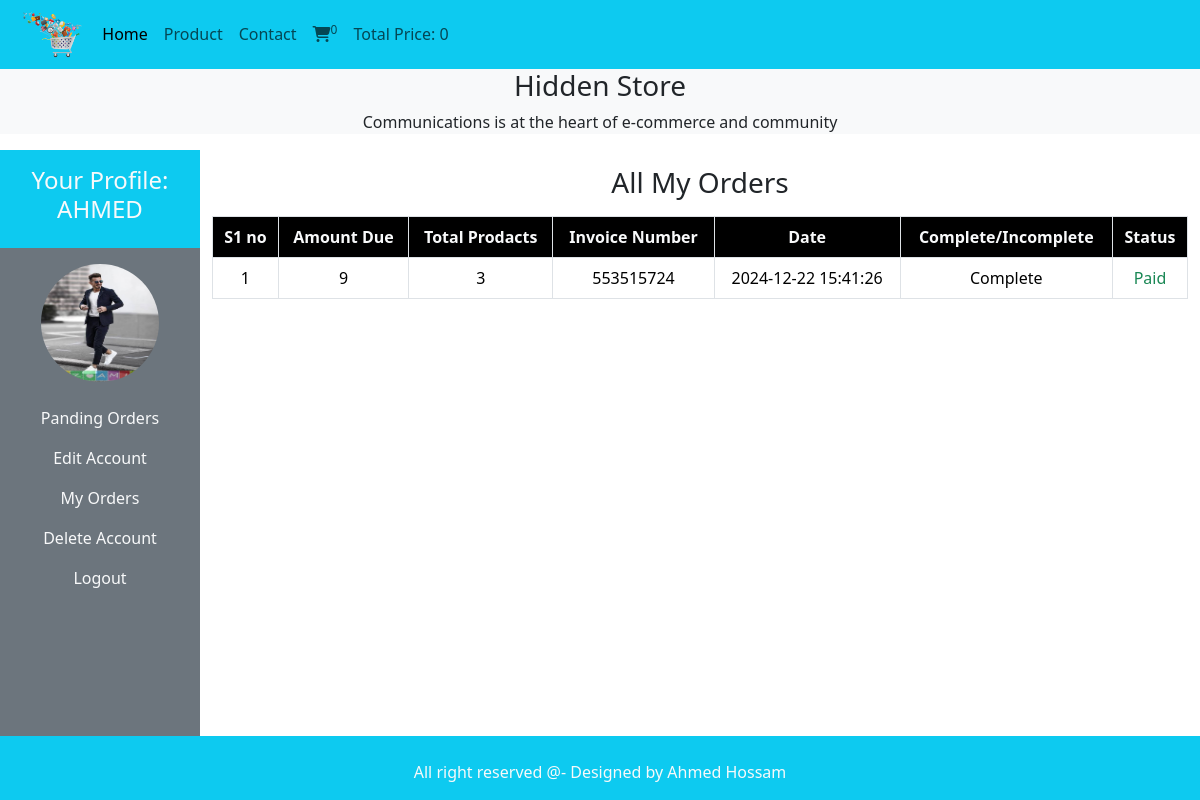
The page /users_area/profile.php?my_order (signed in) on the database its author committed.
### tables this page shows
CREATE TABLE `user_table` (
  `user_id` int(11) NOT NULL,
  `user_name` varchar(100) NOT NULL,
  `user_email` varchar(100) NOT NULL,
  `user_password` varchar(255) NOT NULL,
  `user_image` varchar(255) NOT NULL,
  `user_ip` varchar(100) NOT NULL,
  `user_address` varchar(255) NOT NULL,
  `user_mobile` varchar(20) NOT NULL
);

CREATE TABLE `user_orders` (
  `order_id` int(11) NOT NULL,
  `user_id` int(11) NOT NULL,
  `amount_due` int(255) NOT NULL,
  `invoice_number` int(255) NOT NULL,
  `total_products` int(255) NOT NULL,
  `order_date` timestamp NOT NULL DEFAULT current_timestamp() ON UPDATE current_timestamp(),
  `order_status` varchar(255) NOT NULL
);

### users_area/profile.php (the view, shortened to what this page needs)
<?php
    include('../function/commen_function.php');
?>
<!DOCTYPE html>
<html lang="en">
<head>
    <link href="https://cdn.jsdelivr.net/npm/bootstrap@5.3.3/dist/css/bootstrap.min.css" rel="stylesheet"
>
    <link rel="stylesheet" href="https://cdnjs.cloudflare.com/ajax/libs/font-awesome/6.7.1/css/all.min.css"
 />
    <link rel="stylesheet" href="../css/style.css">
</head>
<body>
        <div class="container-fluid p-0">
        <nav class="navbar navbar-expand-lg navbar-light bg-info">
            <div class="container-fluid">
                <img src="../images/logo1.png" alt="" class="logo">
                <div class="collapse navbar-collapse" id="navbarSupportedContent">
                    <ul class="navbar-nav me-auto mb-2 mb-lg-0">
                        <li class="nav-item">    <a class="nav-link active" aria-current="page" href="../index.php">Home</a>    </li>
                        <li class="nav-item">    <a class="nav-link" href="../displayAll.php">Product</a>    </li>
                        <li class="nav-item">    <a class="nav-link" href="#">Contact</a>    </li>
                        <li class="nav-item">    <a class="nav-link" href="../cart.php"><i class="fa-solid fa-cart-shopping"></i><sup><?php cart_items(); ?></sup></a>    </li>
                        <li class="nav-item">    <a class="nav-link" href="#">Total Price: <?php price(); ?></a>    </li>
                    </ul>
                </div>
            </div>
        </nav>
        <div class="bg-light">
            <h3 class="text-center">Hidden Store</h3>
            <p class="text-center">Communications is at the heart of e-commerce and community</p>
        </div>
        <div class="row m-0 pb-1">
            <div class="col-md-2 p-0">
                <ul class="navbar-nav me-auto text-center  bg-secondary" style="height:79vh;">
                    <?php
                        if(isset($_SESSION['email'])){
                            $email = $_SESSION['email'];
                            $select_query_login = "SELECT * FROM `user_table` WHERE user_email='$email'";
                            $query_login = mysqli_query($con, $select_query_login);
                            $row = mysqli_fetch_assoc($query_login);
                            echo "
                                <li class='nav-item bg-info p-2'>
                                    <a href='#' class='nav-link active text-light fs-3'><h4>Your Profile: ". strtoupper($row['user_name']) ."</h4></a>
                                </li>
                                <li class='nav-item bg-secondary'>
                                    <img class='p-3 rounded-circle' src='user_img_tmp/". $row['user_image'] ."' style='width: 150px !important; height: 150px !important; object-fit: fill;'/>
                                </li>
                            ";
                        }
                    ?>
                    <li class="nav-item bg-secondary">    <a href="profile.php" class="nav-link active text-light fs-6">Panding Orders</a>    </li>
                    <li class="nav-item bg-secondary">    <a href="profile.php?edit_account" class="nav-link active text-light fs-6">Edit Account</a>    </li>
                    <li class="nav-item bg-secondary">    <a href="profile.php?my_order" class="nav-link active text-light fs-6">My Orders</a>    </li>
                    <li class="nav-item bg-secondary">    <a href="profile.php?delete_account" class="nav-link active text-light fs-6">Delete Account</a>    </li>
                    <li class="nav-item bg-secondary">    <a href="logout.php" class="nav-link active text-light fs-6">Logout</a>    </li>
                </ul>
            </div>
            <div class="col-md-10">
                <?php
                    if(isset($_GET['edit_account'])){
                        include('edit_account.php');
                    }else if(isset($_GET['my_order'])){
                        include('user_orders.php');
                    }elseif (isset($_GET['delete_account'])){
                        include('delete_account.php');
                    }
                ?>
            </div>
        </div>
    </div>
    <div class="bg-info d-flex align-items-cneter justify-content-center footer"> <p class="text-light text-center mt-4">All right reserved @- Designed by Ahmed Hossam</p> </div>
</body>
</html>

### users_area/user_orders.php (shortened to what this page needs)
<!DOCTYPE html>
<html lang="en">
<head>
    <link href="https://cdn.jsdelivr.net/npm/bootstrap@5.3.3/dist/css/bootstrap.min.css" rel="stylesheet"
>
</head>
<body>
    <?php
        $email = $_SESSION['email'];
        $getUserId= "SELECT * FROM `user_table` WHERE user_email = '$email'";
        $result = mysqli_query($con, $getUserId);
        $uuid = mysqli_fetch_assoc($result);
        $id = $uuid['user_id'];
        $getUserOrder = "SELECT * FROM `user_orders` where user_id='$id'";
        $resultOrder = mysqli_query($con, $getUserOrder);
        $found = mysqli_num_rows($resultOrder);
    ?>
    <h3 class="text-center mt-3">All My Orders</h3>
    <table class="table table-bordered mt-3">
        <thead>
            <tr>
                <th class="bg-black text-light text-center">S1 no</th>
                <th class="bg-black text-light text-center">Amount Due</th>
                <th class="bg-black text-light text-center">Total Prodacts</th>
                <th class="bg-black text-light text-center">Invoice Number</th>
                <th class="bg-black text-light text-center">Date</th>
                <th class="bg-black text-light text-center">Complete/Incomplete</th>
                <th class="bg-black text-light text-center">Status</th>
            </tr>
        </thead>
        <tbody>
            <?php
                if($found > 0){
                    $number = 1;
                    while($row_order = mysqli_fetch_assoc($resultOrder)){
                        $order_id= $row_order['order_id'];
                        $amount_due= $row_order['amount_due'];
                        $total_product = $row_order['total_products'];
                        $invoice_number = $row_order['invoice_number'];
                        $order_date = $row_order['order_date'];
                        $order_status = $row_order['order_status'];
                        if($order_status == 'pending'){
                            $order_status='InComplete';
                        }else{
                            $order_status='Complete';
                        }
                        echo"
                            <tr class='text-center'>
                                <td>$number</td>
                                <td>$amount_due</td>
                                <td>$total_product</td>
                                <td>$invoice_number</td>
                                <td>$order_date</td>
                                <td>$order_status</td>
                            ";
                            if($order_status == "Complete"){
                                echo "
                                    <td class='text-success'>Paid</td>
                                    </rt>
                                ";
                            }else{
                                echo "
                                    <td><a class='text-danger' href='confirm_payment.php?order_id=$order_id' class='text-black'>Confirm</a></td>
                                    </rt>
                                ";
                            }
                        $number++;
                    }
                }
            ?>
        </tbody>
    </table>
</body>
</html>

### css/style.css (style rules this page uses)
* { padding: 0; margin: 0; box-sizing: border-box; }
.logo { width: 7%; height: 7%; }
.footer { position: fixed; bottom: 0; left: 0; right: 0; }

### rows shown on the page
user_table: user_name "AHMED", user_image (picture)
user_orders: amount_due "9", total_products "3", invoice_number "553515724", order_date "2024-12-22 15:41:26", order_status "Complete", shows "Paid"

### other values the page prints
$count_of_rows "0"
$total "0"
